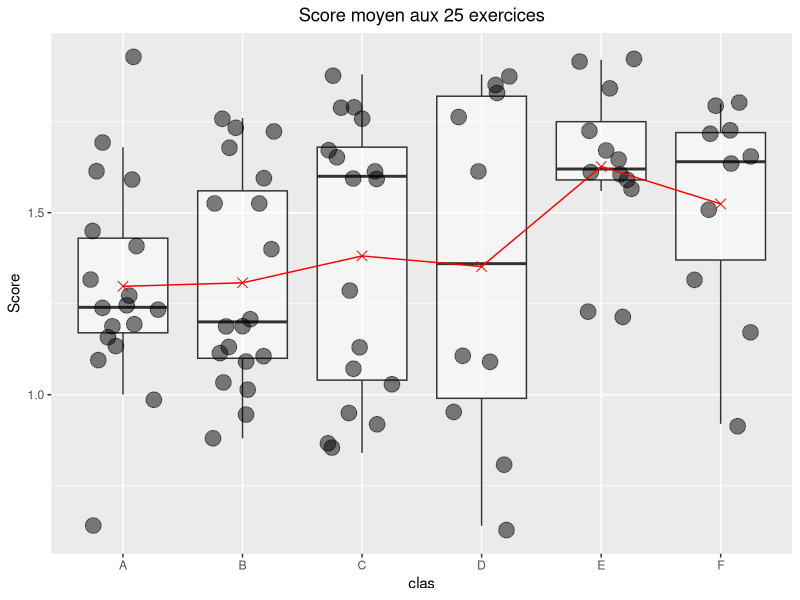
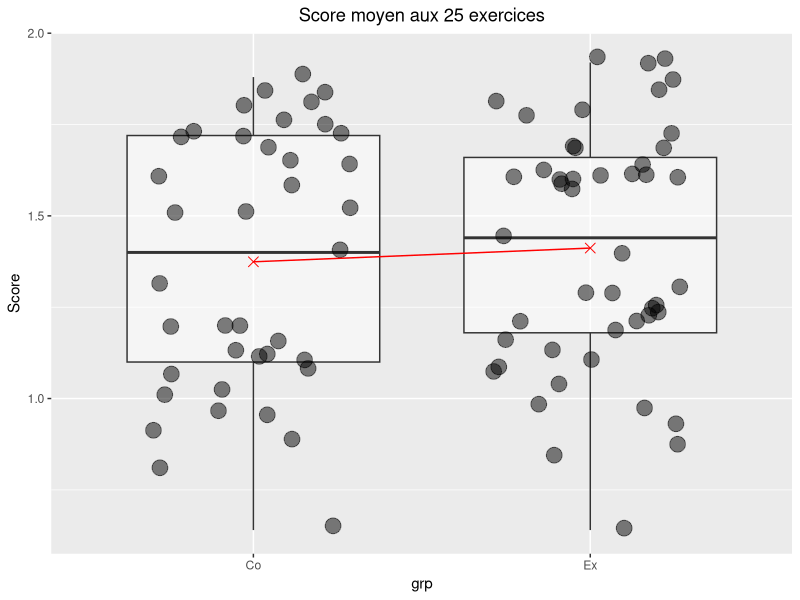

Reproduce these figures in R, in order.
#lancement des packages
library(readxl)
library(tidyverse)

#importation des données brutes présentées sous la forme d'un tableau unique de un temps.

d <- read_excel("hepvs2020_ac_raw.xlsx")

#Création de la moyenne "sco" pour chaque participant (On ne s'occupe pas de la variable "total")

d <- d %>% 
  mutate(sco = rowMeans(d[,7:31],na.rm =T))

#Procédons à la préparation d'un petit résumé de cet échantillon (par classe ou/et genre)

d_sum <- d %>% 
  mutate(sex=ifelse(sex=="M", "garçons","filles")) %>% 
  group_by(clas, sex) %>% 
  summarise(n=n(),
            av_age=round(mean(age), digits=2))

d_sum2 <- d %>% 
  group_by(clas) %>% 
  summarise(n=n(),
            mean_sco=mean(sco))

###############
#visualisation#
###############

#score global par classes
vis_sco <- d %>% 
  ggplot() +
  aes(x = clas, y = sco) +
  geom_boxplot(alpha = .5, outlier.colour = NA) +
  geom_jitter(size = 5, alpha = .5, width = 0.3) +
  stat_summary(fun = mean, geom = "point", size = 3, shape = 4, color = "red") +
  stat_summary(fun = mean, geom = "line", aes(group = 1), color = "red") + #Le group = 1 est nécessaire pour dire à la ligne de connecter tous les points.
  labs(title = "Score moyen aux 25 exercices", y = "Score") +
  theme(plot.title = element_text(hjust = 0.5))

#score global par groupe
vis_sco2 <- d %>% 
  ggplot() +
  aes(x = grp, y = sco) +
  geom_boxplot(alpha = .5, outlier.colour = NA) +
  geom_jitter(size = 5, alpha = .5, width = 0.3) +
  stat_summary(fun = mean, geom = "point", size = 3, shape = 4, color = "red") +
  stat_summary(fun = mean, geom = "line", aes(group = 1), color = "red") + #Le group = 1 est nécessaire pour dire à la ligne de connecter tous les points.
  labs(title = "Score moyen aux 25 exercices", y = "Score") +
  theme(plot.title = element_text(hjust = 0.5))
